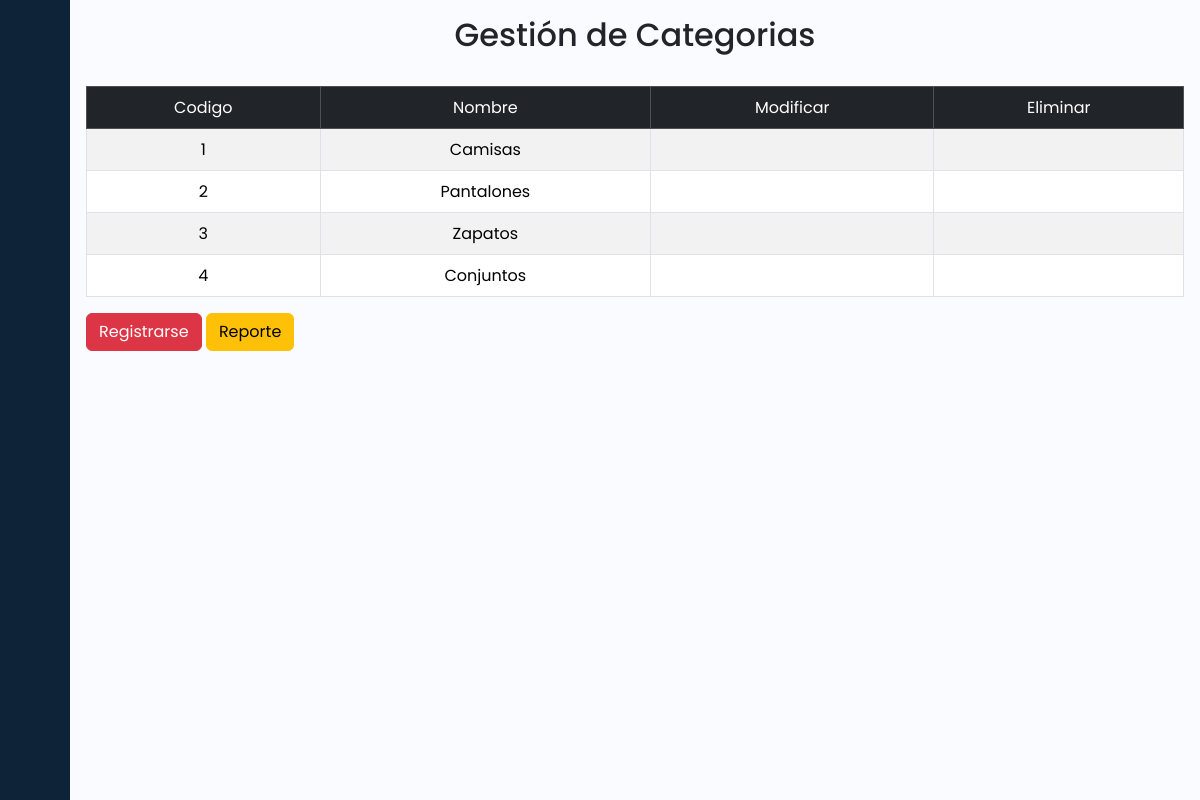
Page /Crud/categoria.php (signed in) on the committed database.
### tables this page shows
CREATE TABLE `categoria` (
  `id_categoria` int(11) NOT NULL,
  `nombre_categoria` varchar(100) DEFAULT NULL
);

### Crud/ModeloDAO/CategoriaDao.php (called while the page is built, shortened)
<?php
class CategoriaDao{
public function listarTodos(){
        $cnn = Conexion::getConexion();
        try {
            $listarCategoria = 'SELECT * from categoria';
            $query = $cnn->prepare($listarCategoria);
            $query->execute();
            return $query->fetchAll();
        } catch (Exception  $ex) {
            echo 'Error'. $ex->getMessage();
        }
    }
}
?>

### Crud/categoria.php (the view, shortened to what this page needs)
<html lang="en">
<head>
    <link rel=" stylesheet" href="../css/bootstrap.min.css">
    <link rel="stylesheet" href="css/sytles2.css">
    <link href="https://cdn.lineicons.com/4.0/lineicons.css" rel="stylesheet" />
    <link href="//cdn.datatables.net/2.1.5/css/dataTables.dataTables.min.css" rel="stylesheet">
</head>
<body>
    <div class="wrapper">
    <aside id="sidebar">
            <div class="d-flex">
                <button class="toggle-btn" type="button">
                </button>
            </div>
            <ul class="sidebar-nav">
                <li class="sidebar-item">
                    <a href="index.php" class="sidebar-link">
                    </a>
                </li>
                <li class="sidebar-item">
                    <a href="usuarios.php" class="sidebar-link">
                    </a>
                </li>
                <li class="sidebar-item">
                    <a href="#" class="sidebar-link collapsed has-dropdown" data-bs-toggle="collapse"
                        data-bs-target="#productosMenu" aria-expanded="false" aria-controls="productosMenu">
                    </a>
                </li>
                <li class="sidebar-item">
                    <a href="#" class="sidebar-link collapsed has-dropdown" data-bs-toggle="collapse"
                        data-bs-target="#ordenesMenu" aria-expanded="false" aria-controls="ordenesMenu">
                    </a>
                </li>
                <li class="sidebar-item">
                    <a href="#" class="sidebar-link collapsed has-dropdown" data-bs-toggle="collapse"
                        data-bs-target="#repotesMenu" aria-expanded="false" aria-controls="repotesMenu">
                    </a>
                </li>
                <li class="sidebar-item">
                    <a href="ajustesperf.php" class="sidebar-link">
                    </a>
                </li>
            </ul>
            <div class="sidebar-footer">
                <a href="cerrarsesion.php" class="sidebar-link">
                </a>
            </div>
        </aside>
        <div class="main p-3">
            <main>
                <h2 class="text-center">Gestión de Categorias</h2>
                <div class="table-responsive">
                <div class="table-container">
                    <table class="table table-striped table-hover table-bordered table-responsive mt-4" id="table">
                        <thead class="table-dark table light-header">
                            <tr class="text-center">
                                <th style="font-weight: normal">Codigo</th>
                                <th style="font-weight: normal">Nombre</th>
                                <th style="font-weight: normal">Modificar</th>
                                <th style="font-weight: normal">Eliminar</th>
                            </tr>
                        </thead>
                        <tbody>
                            <?php
                            require 'ModeloDAO/CategoriaDao.php';
                            $uDao = new CategoriaDao();
                            $allusers = $uDao->listarTodos();
                            foreach($allusers as $user){ ?>
                            <tr class="text-center">
                                <td> <?php echo $user['id_categoria'];?></td>
                                <td> <?php echo $user['nombre_categoria'];?></td>
                                <td></td>
                                <td>
                                </td>
                            </tr>
                            <?php
                            }
                            ?>
                        </tbody>
                    </table>
                </div>
                </div>
                <div class="text-left">
                    <a href="Registrarse/registrocategoria.php" class="btn btn-danger "> Registrarse</a>
                    <a href="reporte.php" class="btn btn-warning "> Reporte </a>
                </div>
            </main>
        </div>
    </div>
</body>
</html>

### Crud/css/sytles2.css (style rules this page uses)
a { text-decoration: none; }
li { list-style: none; }
body { font-family: 'Poppins', sans-serif; }
.wrapper { display: flex; }
.main { min-height: 100vh; width: 100%; overflow: hidden; transition: all 0.35s ease-in-out; background-color: #fafbfe; }
#sidebar { width: 70px; min-width: 70px; z-index: 1000; transition: all .25s ease-in-out; background-color: #0e2238; display: flex; flex-direction: column; }
.toggle-btn { background-color: transparent; cursor: pointer; border: 0; padding: 1rem 1.5rem; }
.sidebar-nav { padding: 2rem 0; flex: 1 1 auto; }
a.sidebar-link { padding: .625rem 1.625rem; color: #FFF; display: block; font-size: 0.9rem; white-space: nowrap; border-left: 3px solid transparent; }
.sidebar-item { position: relative; }

### rows in the picture
categoria: id_categoria "1", nombre_categoria "Camisas"
categoria: id_categoria "2", nombre_categoria "Pantalones"
categoria: id_categoria "3", nombre_categoria "Zapatos"
categoria: id_categoria "4", nombre_categoria "Conjuntos"
